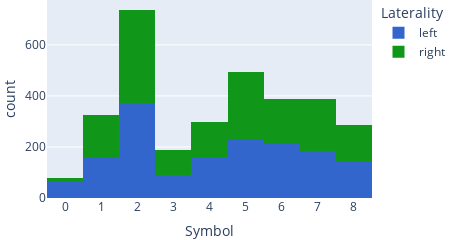

Source (notebook cell):
### Code cell
print("It corresponds to Figure 7 of the paper.\n")

plotly_color = "foot"  # "foot", "label", "meta_label"
color_palette = {'left': "#3366CC", 'right': "#109618"}
fig = px.histogram(
    b_dsymb.symbols_with_metadata_df,
    x="segment_symbol",
    color=plotly_color,
    color_discrete_map=color_palette
)
fig.update_layout(
    width=900//2,
    height=300//2,
    xaxis_title="Symbol",
    legend_title="Laterality",
    margin=dict(l=0, r=0, t=0, b=0),
    xaxis=dict(
        tickmode='linear',
        dtick=1
    )
)
if IS_SAVE_FIG:
    fig.write_image(
        f"results/{DATE_EXP}/img/histogram_symbol_{plotly_color}.png", width=900//2, height=300//2, scale=2
    )
fig.show()

### Figure 1 — Plotly figure (JSON) as saved in the notebook; plotly's stock layout.template omitted (floating-point values rounded to 4 significant figures; data arrays with more than 128 entries replaced by an {"elided": "..."} marker saying what was removed)
{"data": [{"alignmentgroup": "True", "bingroup": "x", "hovertemplate": "foot=left<br>segment_symbol=%{x}<br>count=%{y}<extra></extra>", "legendgroup": "left", "marker": {"color": "#3366CC", "pattern": {"shape": ""}}, "name": "left", "offsetgroup": "left", "orientation": "v", "showlegend": true, "type": "histogram", "x": {"elided": "1612 int values"}, "xaxis": "x", "yaxis": "y"}, {"alignmentgroup": "True", "bingroup": "x", "hovertemplate": "foot=right<br>segment_symbol=%{x}<br>count=%{y}<extra></extra>", "legendgroup": "right", "marker": {"color": "#109618", "pattern": {"shape": ""}}, "name": "right", "offsetgroup": "right", "orientation": "v", "showlegend": true, "type": "histogram", "x": {"elided": "1568 int values"}, "xaxis": "x", "yaxis": "y"}], "layout": {"barmode": "relative", "height": 150, "legend": {"title": {"text": "Laterality"}, "tracegroupgap": 0}, "margin": {"b": 0, "l": 0, "r": 0, "t": 0}, "width": 450, "xaxis": {"anchor": "y", "domain": [0, 1], "dtick": 1, "tickmode": "linear", "title": {"text": "Symbol"}}, "yaxis": {"anchor": "x", "domain": [0, 1], "title": {"text": "count"}}}}
